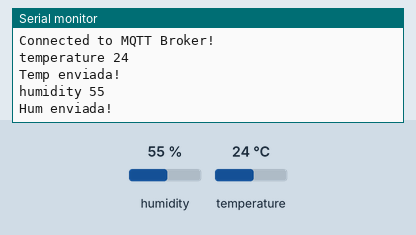
Bench run of a sketch on a simulated Arduino Uno, built with avr-gcc and run on an emulated ATmega328P. Shown: the last lines printed to the serial monitor. The test bench sets the inputs (shaded band); at power-on: humidity 55 %, temperature 24 °C. WiFi joins after 1.5 s; servers stay silent unless stated; no MQTT or app messages arrive unless stated.

Above: at 14.4 s.
14.5 s: humidity set to 22 %
At 17.8 s:
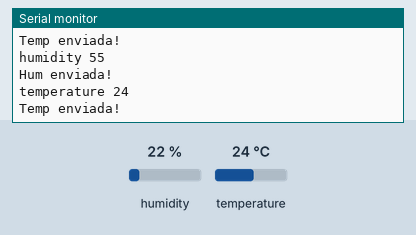
26.5 s: temperature set to 12 °C
At 34.5 s:
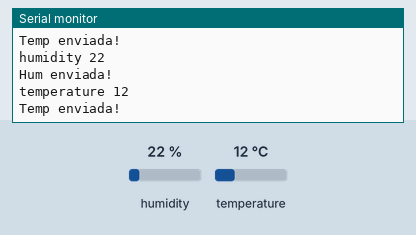
38.5 s: temperature set to 19 °C
At 41.7 s:
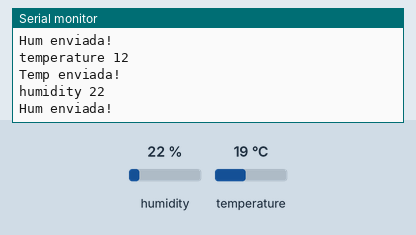
Timing chart, 0 to 43.2 s (numbered marks = the images above; inputs shaded):
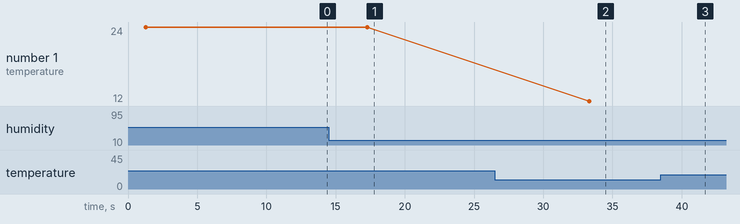

The sketch:

send_tem_hum.ino
```cpp
#include <SPI.h>
#include <Ethernet.h>
#include <PubSubClient.h>
#include <dht.h>

// Arduino Ethernet
byte mac[]    = {  0xDE, 0xED, 0xBA, 0xFE, 0xFE, 0xED };
byte ip[] = { 192, 168, 1, 101 };
//IPAddress gateway (192,168,1,1); //ip del gateway
//IPAddress subnet (255,255,255,0);

// Server / MQTT
char server[] = "www.google.com";    // name address for Google (using DNS)
char mqtt_server[] = "192.168.1.35";  // ip de raspberry pi
const char* clientID = "Client ID";
const char* mqtt_topic_temp = "temp";
const char* mqtt_topic_hum = "hum";
EthernetClient ethClient;
PubSubClient client(mqtt_server, 1883, ethClient);

// DHT
dht DHT;
#define DHT11_PIN 3

void setup()
{
  Serial.begin(9600); //Inicializo el puerto serial a 9600 baudios
  Serial.println("Antes de iniciar ethernet");
  iniciarEthernet(); //inicia una conexión ethernet
  Serial.println("Despues de iniciar ethernet");

  if (client.connect(clientID)) {
     Serial.println("Connected to MQTT Broker!");
  }
  else {
    Serial.println("Connection to MQTT Broker failed...");
  }
}

void loop()
{
  int chk = DHT.read11(DHT11_PIN);
  // mqtt temp
  int temp = DHT.temperature;
  char t[100];
  sprintf(t, "%d", temp);
  Serial.print("temperature ");
  Serial.println(t);
  if (client.publish(mqtt_topic_temp, t)) {
      Serial.println("Temp enviada!");
    }else {
      Serial.println("Message failed to send. Reconnecting to MQTT Broker and trying again");
      client.connect(clientID);
      delay(10); // This delay ensures that client.publish doesn't clash with the client.connect call
      client.publish(mqtt_topic_temp, t);
    }
    delay(8000);

  // mqtt hum
  int hum = DHT.humidity;
  char h[100];
  sprintf(h, "%d", hum);
  Serial.print("humidity ");
  Serial.println(h);
  if (client.publish(mqtt_topic_hum, h)) {
      Serial.println("Hum enviada!");
    }else {
      Serial.println("Message failed to send. Reconnecting to MQTT Broker and trying again");
      client.connect(clientID);
      delay(10); // This delay ensures that client.publish doesn't clash with the client.connect call
      client.publish(mqtt_topic_hum, h);
    }
    delay(8000);
}

void iniciarEthernet(){
  //Ethernet.begin(mac,ip,gateway,subnet); //si pudo conectar a internet manualmente
  Ethernet.begin(mac,ip); //si pudo conectar a internet manualmente
  Serial.println("conectando...");
  delay(1000); //Le da un segundo a Ethernet para que se inicialice

  if (ethClient.connect(server, 80)) {
    Serial.println("connected");
    // Make a HTTP request:
    ethClient.println("GET /search?q=arduino HTTP/1.1");
    ethClient.println("Host: www.google.com");
    ethClient.println("Connection: close");
    ethClient.println();
  } else {
    // if you didn't get a connection to the server:
    Serial.println("connection failed");
  }
}
```

Measured:
- after the input at 26.5 s, the serial monitor: prints a new line after 6.8 s (image 2)
- plotted number 1: 24 → 12 after the input at 26.5 s, 12 → 19 after the input at 38.5 s
